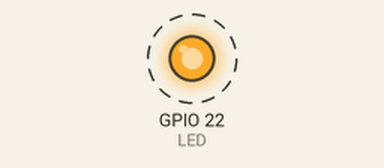
Recording of a program running on a simulated Raspberry Pi (BCM pin numbers). Shown: output pins drawn as LEDs (lit = HIGH). Dashed ring = blinking.

Above: at 0.5 s.
Timing chart, 0 to 4.6 s (numbered marks = the images above):
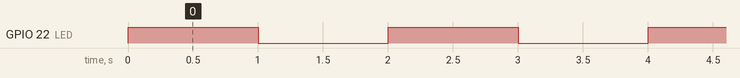

Measured:
- by itself, GPIO 22 (LED): alternates HIGH for 1.0 s and LOW for 1.0 s

The program:

bai2.py
```python
import RPi.GPIO as GPIO
import time
import os

def main():

    LED = 22

    GPIO.setmode(GPIO.BCM)

    GPIO.setup(LED, GPIO.OUT)

    while True:
        # print(GPIO.HIGH)

        # print(GPIO.input(LED))
        if GPIO.input(LED) == GPIO.LOW:
            GPIO.output(LED, GPIO.HIGH)
            time.sleep(1)
        if GPIO.input(LED) == GPIO.HIGH:
            GPIO.output(LED, GPIO.LOW)
            time.sleep(1)

if __name__ == "__main__":
    try:
        main()
    except KeyboardInterrupt:
        GPIO.cleanup()
        
```
